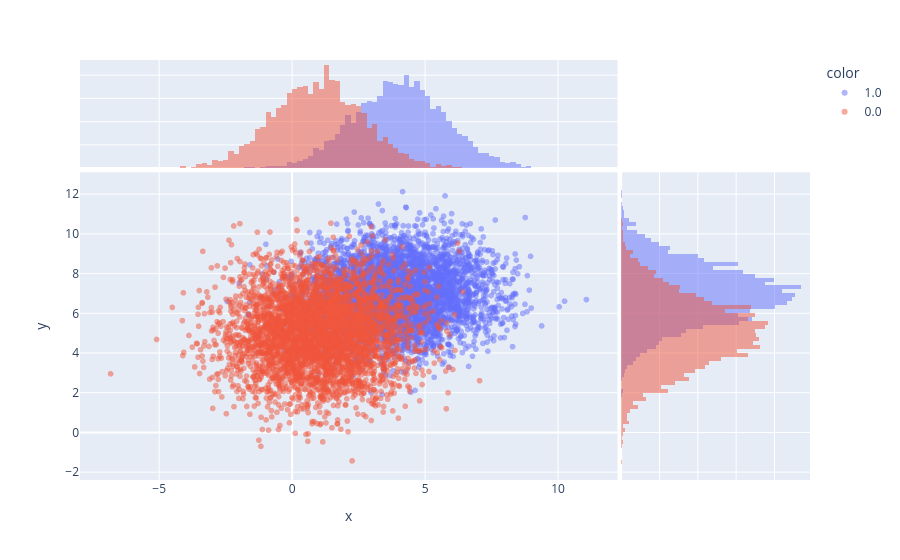
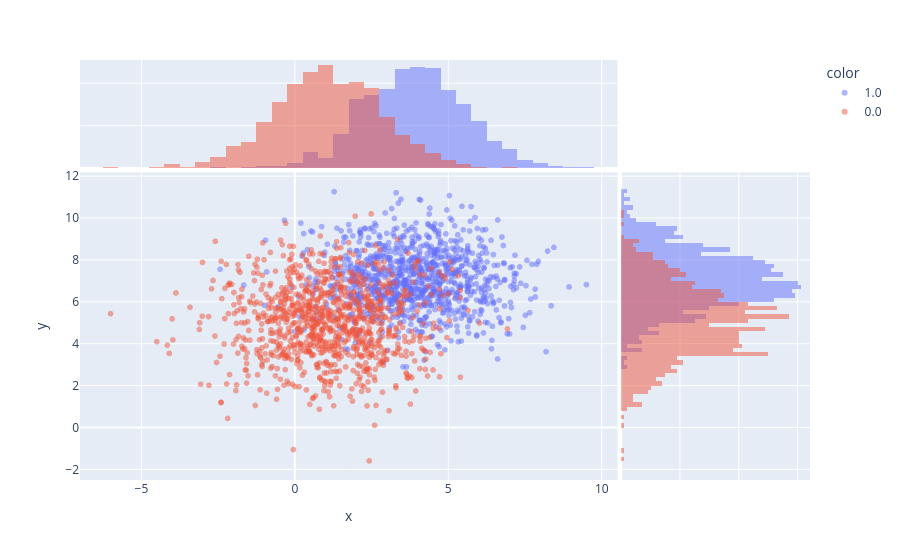

Notebook code for these charts, in order:
### Markdown cell above
* podziel pełne dane na podzbiory uczący (80% danych) i treningowy (20% danych). Wykonując podział zwróć uwagę na randomizację danych.
* narysuj dwuwymiarowe rozkłady dla zbiorów uczącego i treningowego i sprawdź wizualnie czy są różne. 

**Wskazówka:** do podziałów zbioru proszę użyć funkcji [train_test_split](https://scikit-learn.org/stable/modules/generated/sklearn.model_selection.train_test_split.html) podając obiekt DataFrame jako argument.

### Code cell
#BEGIN_SOLUTION
df_train, df_test = train_test_split(df, test_size=0.2)

for df_set in [df_train, df_test]:
        
    px.scatter(
        df_set, 
        x="x", 
        y="y", 
        color=df_set["label"].astype(str),
        opacity=0.5,
        marginal_x="histogram",   # inne opcje: "box", "violin", "rug"
        marginal_y="histogram"
    ).show()
#END_SOLUTION

### Figure 1 — Plotly figure (JSON) as saved in the notebook; plotly's stock layout.template omitted (floating-point values rounded to 4 significant figures; data arrays with more than 128 entries replaced by an {"elided": "..."} marker saying what was removed)
{"data": [{"hovertemplate": "color=1.0<br>x=%{x}<br>y=%{y}<extra></extra>", "legendgroup": "1.0", "marker": {"color": "#636efa", "opacity": 0.5, "symbol": "circle"}, "mode": "markers", "name": "1.0", "showlegend": true, "type": "scattergl", "x": {"elided": "4005 float values"}, "xaxis": "x", "y": {"elided": "4005 float values"}, "yaxis": "y"}, {"bingroup": "x", "hovertemplate": "color=1.0<br>x=%{x}<br>count=%{y}<extra></extra>", "legendgroup": "1.0", "marker": {"color": "#636efa"}, "name": "1.0", "opacity": 0.5, "showlegend": false, "type": "histogram", "x": {"elided": "4005 float values"}, "xaxis": "x3", "yaxis": "y3"}, {"bingroup": "y", "hovertemplate": "color=1.0<br>y=%{y}<br>count=%{x}<extra></extra>", "legendgroup": "1.0", "marker": {"color": "#636efa"}, "name": "1.0", "opacity": 0.5, "showlegend": false, "type": "histogram", "xaxis": "x2", "y": {"elided": "4005 float values"}, "yaxis": "y2"}, {"hovertemplate": "color=0.0<br>x=%{x}<br>y=%{y}<extra></extra>", "legendgroup": "0.0", "marker": {"color": "#EF553B", "opacity": 0.5, "symbol": "circle"}, "mode": "markers", "name": "0.0", "showlegend": true, "type": "scattergl", "x": {"elided": "3995 float values"}, "xaxis": "x", "y": {"elided": "3995 float values"}, "yaxis": "y"}, {"bingroup": "x", "hovertemplate": "color=0.0<br>x=%{x}<br>count=%{y}<extra></extra>", "legendgroup": "0.0", "marker": {"color": "#EF553B"}, "name": "0.0", "opacity": 0.5, "showlegend": false, "type": "histogram", "x": {"elided": "3995 float values"}, "xaxis": "x3", "yaxis": "y3"}, {"bingroup": "y", "hovertemplate": "color=0.0<br>y=%{y}<br>count=%{x}<extra></extra>", "legendgroup": "0.0", "marker": {"color": "#EF553B"}, "name": "0.0", "opacity": 0.5, "showlegend": false, "type": "histogram", "xaxis": "x2", "y": {"elided": "3995 float values"}, "yaxis": "y2"}], "layout": {"barmode": "overlay", "legend": {"title": {"text": "color"}, "tracegroupgap": 0}, "margin": {"t": 60}, "xaxis": {"anchor": "y", "domain": [0, 0.7363], "title": {"text": "x"}}, "xaxis2": {"anchor": "y2", "domain": [0.7413, 1], "matches": "x2", "showgrid": true, "showline": false, "showticklabels": false, "ticks": ""}, "xaxis3": {"anchor": "y3", "domain": [0, 0.7363], "matches": "x", "showgrid": true, "showticklabels": false}, "xaxis4": {"anchor": "y4", "domain": [0.7413, 1], "matches": "x2", "showgrid": true, "showline": false, "showticklabels": false, "ticks": ""}, "yaxis": {"anchor": "x", "domain": [0, 0.7326], "title": {"text": "y"}}, "yaxis2": {"anchor": "x2", "domain": [0, 0.7326], "matches": "y", "showgrid": true, "showticklabels": false}, "yaxis3": {"anchor": "x3", "domain": [0.7426, 1], "matches": "y3", "showgrid": true, "showline": false, "showticklabels": false, "ticks": ""}, "yaxis4": {"anchor": "x4", "domain": [0.7426, 1], "matches": "y3", "showgrid": true, "showline": false, "showticklabels": false, "ticks": ""}}}

### Figure 2 — Plotly figure (JSON) as saved in the notebook; plotly's stock layout.template omitted (floating-point values rounded to 4 significant figures; data arrays with more than 128 entries replaced by an {"elided": "..."} marker saying what was removed)
{"data": [{"hovertemplate": "color=1.0<br>x=%{x}<br>y=%{y}<extra></extra>", "legendgroup": "1.0", "marker": {"color": "#636efa", "opacity": 0.5, "symbol": "circle"}, "mode": "markers", "name": "1.0", "showlegend": true, "type": "scattergl", "x": {"elided": "995 float values"}, "xaxis": "x", "y": {"elided": "995 float values"}, "yaxis": "y"}, {"bingroup": "x", "hovertemplate": "color=1.0<br>x=%{x}<br>count=%{y}<extra></extra>", "legendgroup": "1.0", "marker": {"color": "#636efa"}, "name": "1.0", "opacity": 0.5, "showlegend": false, "type": "histogram", "x": {"elided": "995 float values"}, "xaxis": "x3", "yaxis": "y3"}, {"bingroup": "y", "hovertemplate": "color=1.0<br>y=%{y}<br>count=%{x}<extra></extra>", "legendgroup": "1.0", "marker": {"color": "#636efa"}, "name": "1.0", "opacity": 0.5, "showlegend": false, "type": "histogram", "xaxis": "x2", "y": {"elided": "995 float values"}, "yaxis": "y2"}, {"hovertemplate": "color=0.0<br>x=%{x}<br>y=%{y}<extra></extra>", "legendgroup": "0.0", "marker": {"color": "#EF553B", "opacity": 0.5, "symbol": "circle"}, "mode": "markers", "name": "0.0", "showlegend": true, "type": "scattergl", "x": {"elided": "1005 float values"}, "xaxis": "x", "y": {"elided": "1005 float values"}, "yaxis": "y"}, {"bingroup": "x", "hovertemplate": "color=0.0<br>x=%{x}<br>count=%{y}<extra></extra>", "legendgroup": "0.0", "marker": {"color": "#EF553B"}, "name": "0.0", "opacity": 0.5, "showlegend": false, "type": "histogram", "x": {"elided": "1005 float values"}, "xaxis": "x3", "yaxis": "y3"}, {"bingroup": "y", "hovertemplate": "color=0.0<br>y=%{y}<br>count=%{x}<extra></extra>", "legendgroup": "0.0", "marker": {"color": "#EF553B"}, "name": "0.0", "opacity": 0.5, "showlegend": false, "type": "histogram", "xaxis": "x2", "y": {"elided": "1005 float values"}, "yaxis": "y2"}], "layout": {"barmode": "overlay", "legend": {"title": {"text": "color"}, "tracegroupgap": 0}, "margin": {"t": 60}, "xaxis": {"anchor": "y", "domain": [0, 0.7363], "title": {"text": "x"}}, "xaxis2": {"anchor": "y2", "domain": [0.7413, 1], "matches": "x2", "showgrid": true, "showline": false, "showticklabels": false, "ticks": ""}, "xaxis3": {"anchor": "y3", "domain": [0, 0.7363], "matches": "x", "showgrid": true, "showticklabels": false}, "xaxis4": {"anchor": "y4", "domain": [0.7413, 1], "matches": "x2", "showgrid": true, "showline": false, "showticklabels": false, "ticks": ""}, "yaxis": {"anchor": "x", "domain": [0, 0.7326], "title": {"text": "y"}}, "yaxis2": {"anchor": "x2", "domain": [0, 0.7326], "matches": "y", "showgrid": true, "showticklabels": false}, "yaxis3": {"anchor": "x3", "domain": [0.7426, 1], "matches": "y3", "showgrid": true, "showline": false, "showticklabels": false, "ticks": ""}, "yaxis4": {"anchor": "x4", "domain": [0.7426, 1], "matches": "y3", "showgrid": true, "showline": false, "showticklabels": false, "ticks": ""}}}
